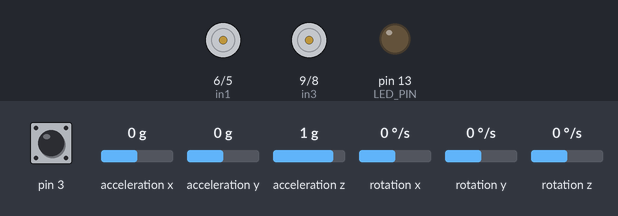
Recording of a sketch running on a simulated Arduino Leonardo, built with avr-gcc and run on an emulated ATmega32U4. Shown: motor-driver pin pairs drawn as motors (green arrow = first pin HIGH = forward, orange = second pin HIGH = backward, longer = more drive, scaled by the enable pin), output pins drawn as LEDs (lit = HIGH). The inputs (shaded band) are chosen by the test bench; at power-on: acceleration x 0 g, acceleration z 1 g, acceleration y 0 g, pin 3 HIGH, rotation x 0 °/s, rotation y 0 °/s, rotation z 0 °/s. The sensor or clock chip raises its interrupt line as the real part does; what the sketch prints to the serial monitor is not drawn.

Above: at 1.7 s.
1.8 s: acceleration x set to -1.4 g
At 2.7 s:
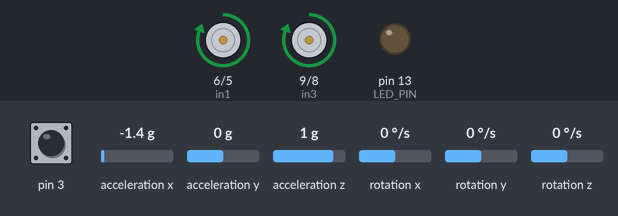
3.3 s: acceleration z set to -0.8 g
At 4.2 s:
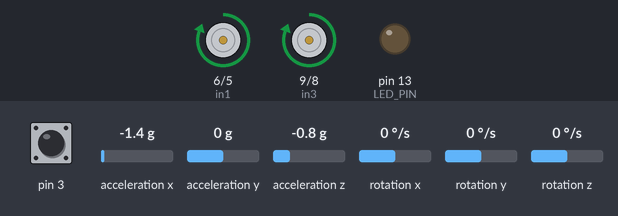
4.8 s: acceleration x set to 0 g
At 5.4 s:
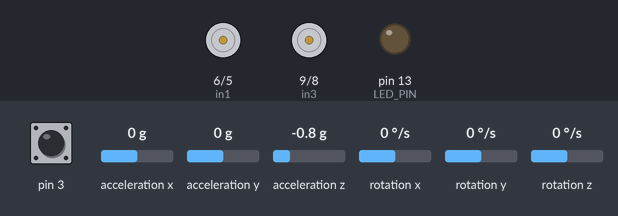
6.3 s: acceleration x set to -0.8 g
At 7.4 s:
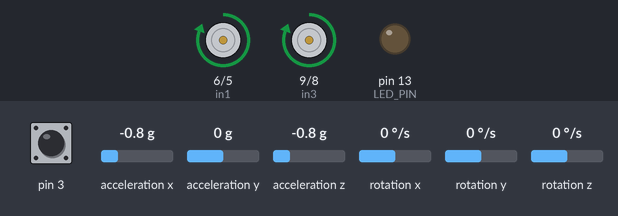
7.8 s: acceleration y set to -1.4 g
At 8.9 s:
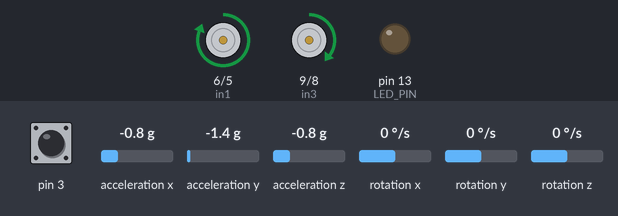
9.3 s: acceleration z set to 0 g
At 10.0 s:
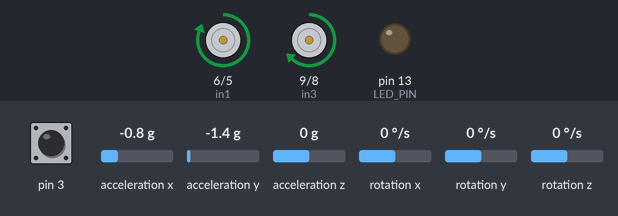
Timing chart, 0 to 11.8 s (numbered marks = the images above; inputs shaded):
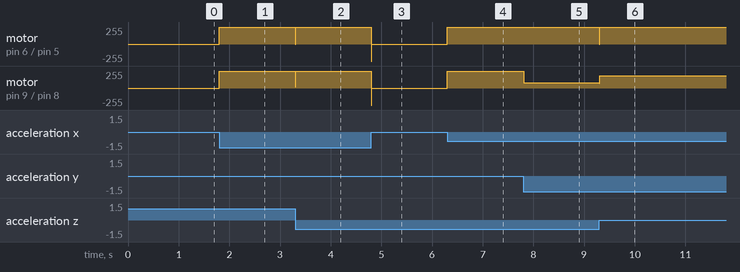

The sketch:

SELFBALANCING_TEST1.ino
```cpp
// I2C device class (I2Cdev) demonstration Arduino sketch for MPU6050 class using DMP (MotionApps v2.0)
// 6/21/2012 by Jeff Rowberg <jeff@rowberg.net>
// Updates should (hopefully) always be available at https://github.com/jrowberg/i2cdevlib
//
// Changelog:
//      2013-05-08 - added seamless Fastwire support
//                 - added note about gyro calibration
//      2012-06-21 - added note about Arduino 1.0.1 + Leonardo compatibility error
//      2012-06-20 - improved FIFO overflow handling and simplified read process
//      2012-06-19 - completely rearranged DMP initialization code and simplification
//      2012-06-13 - pull gyro and accel data from FIFO packet instead of reading directly
//      2012-06-09 - fix broken FIFO read sequence and change interrupt detection to RISING
//      2012-06-05 - add gravity-compensated initial reference frame acceleration output
//                 - add 3D math helper file to DMP6 example sketch
//                 - add Euler output and Yaw/Pitch/Roll output formats
//      2012-06-04 - remove accel offset clearing for better results (thanks Sungon Lee)
//      2012-06-01 - fixed gyro sensitivity to be 2000 deg/sec instead of 250
//      2012-05-30 - basic DMP initialization working

/* ============================================
I2Cdev device library code is placed under the MIT license
Copyright (c) 2012 Jeff Rowberg

Permission is hereby granted, free of charge, to any person obtaining a copy
of this software and associated documentation files (the "Software"), to deal
in the Software without restriction, including without limitation the rights
to use, copy, modify, merge, publish, distribute, sublicense, and/or sell
copies of the Software, and to permit persons to whom the Software is
furnished to do so, subject to the following conditions:

The above copyright notice and this permission notice shall be included in
all copies or substantial portions of the Software.

THE SOFTWARE IS PROVIDED "AS IS", WITHOUT WARRANTY OF ANY KIND, EXPRESS OR
IMPLIED, INCLUDING BUT NOT LIMITED TO THE WARRANTIES OF MERCHANTABILITY,
FITNESS FOR A PARTICULAR PURPOSE AND NONINFRINGEMENT. IN NO EVENT SHALL THE
AUTHORS OR COPYRIGHT HOLDERS BE LIABLE FOR ANY CLAIM, DAMAGES OR OTHER
LIABILITY, WHETHER IN AN ACTION OF CONTRACT, TORT OR OTHERWISE, ARISING FROM,
OUT OF OR IN CONNECTION WITH THE SOFTWARE OR THE USE OR OTHER DEALINGS IN
THE SOFTWARE.
===============================================
*/
int enA = 7;
int in1 = 6;
int in2 = 5;
int enB = 11;
int in3 = 9;
int in4 = 8;
int supply = 2;
int feed_back;
int spee;
int errorpast=75;
int errorpresent;
int correction;
float kp;
float kd;
float ki;
int ch5;
int ch6;


// I2Cdev and MPU6050 must be installed as libraries, or else the .cpp/.h files
// for both classes must be in the include path of your project
#include "I2Cdev.h"

#include "MPU6050_6Axis_MotionApps20.h"
//#include "MPU6050.h" // not necessary if using MotionApps include file

// Arduino Wire library is required if I2Cdev I2CDEV_ARDUINO_WIRE implementation
// is used in I2Cdev.h
#if I2CDEV_IMPLEMENTATION == I2CDEV_ARDUINO_WIRE
    #include "Wire.h"
#endif

// class default I2C address is 0x68
// specific I2C addresses may be passed as a parameter here
// AD0 low = 0x68 (default for SparkFun breakout and InvenSense evaluation board)
// AD0 high = 0x69
MPU6050 mpu;
//MPU6050 mpu(0x69); // <-- use for AD0 high

/* =========================================================================
   NOTE: In addition to connection 3.3v, GND, SDA, and SCL, this sketch
   depends on the MPU-6050's INT pin being connected to the Arduino's
   external interrupt #0 pin. On the Arduino Uno and Mega 2560, this is
   digital I/O pin 2.
 * ========================================================================= */

/* =========================================================================
   NOTE: Arduino v1.0.1 with the Leonardo board generates a compile error
   when using Serial.write(buf, len). The Teapot output uses this method.
   The solution requires a modification to the Arduino USBAPI.h file, which
   is fortunately simple, but annoying. This will be fixed in the next IDE
   release. For more info, see these links:

   http://arduino.cc/forum/index.php/topic,109987.0.html
   http://code.google.com/p/arduino/issues/detail?id=958
 * ========================================================================= */


// uncomment "OUTPUT_READABLE_QUATERNION" if you want to see the actual
// quaternion components in a [w, x, y, z] format (not best for parsing
// on a remote host such as Processing or something though)
//#define OUTPUT_READABLE_QUATERNION

// uncomment "OUTPUT_READABLE_EULER" if you want to see Euler angles
// (in degrees) calculated from the quaternions coming from the FIFO.
// Note that Euler angles suffer from gimbal lock (for more info, see
// http://en.wikipedia.org/wiki/Gimbal_lock)
//#define OUTPUT_READABLE_EULER

// uncomment "OUTPUT_READABLE_YAWPITCHROLL" if you want to see the yaw/
// pitch/roll angles (in degrees) calculated from the quaternions coming
// from the FIFO. Note this also requires gravity vector calculations.
// Also note that yaw/pitch/roll angles suffer from gimbal lock (for
// more info, see: http://en.wikipedia.org/wiki/Gimbal_lock)
#define OUTPUT_READABLE_YAWPITCHROLL

// uncomment "OUTPUT_READABLE_REALACCEL" if you want to see acceleration
// components with gravity removed. This acceleration reference frame is
// not compensated for orientation, so +X is always +X according to the
// sensor, just without the effects of gravity. If you want acceleration
// compensated for orientation, us OUTPUT_READABLE_WORLDACCEL instead.
//#define OUTPUT_READABLE_REALACCEL

// uncomment "OUTPUT_READABLE_WORLDACCEL" if you want to see acceleration
// components with gravity removed and adjusted for the world frame of
// reference (yaw is relative to initial orientation, since no magnetometer
// is present in this case). Could be quite handy in some cases.
//#define OUTPUT_READABLE_WORLDACCEL

// uncomment "OUTPUT_TEAPOT" if you want output that matches the
// format used for the InvenSense teapot demo
//#define OUTPUT_TEAPOT


#define LED_PIN 13 // (Arduino is 13, Teensy is 11, Teensy++ is 6)
bool blinkState = false;

// MPU control/status vars
bool dmpReady = false;  // set true if DMP init was successful
uint8_t mpuIntStatus;   // holds actual interrupt status byte from MPU
uint8_t devStatus;      // return status after each device operation (0 = success, !0 = error)
uint16_t packetSize;    // expected DMP packet size (default is 42 bytes)
uint16_t fifoCount;     // count of all bytes currently in FIFO
uint8_t fifoBuffer[64]; // FIFO storage buffer

// orientation/motion vars
Quaternion q;           // [w, x, y, z]         quaternion container
VectorInt16 aa;         // [x, y, z]            accel sensor measurements
VectorInt16 aaReal;     // [x, y, z]            gravity-free accel sensor measurements
VectorInt16 aaWorld;    // [x, y, z]            world-frame accel sensor measurements
VectorFloat gravity;    // [x, y, z]            gravity vector
float euler[3];         // [psi, theta, phi]    Euler angle container
float ypr[3];           // [yaw, pitch, roll]   yaw/pitch/roll container and gravity vector

// packet structure for InvenSense teapot demo
uint8_t teapotPacket[14] = { '$', 0x02, 0,0, 0,0, 0,0, 0,0, 0x00, 0x00, '\r', '\n' };


// ================================================================
// ===               INTERRUPT DETECTION ROUTINE                ===
// ================================================================

volatile bool mpuInterrupt = false;     // indicates whether MPU interrupt pin has gone high
void dmpDataReady() {
    mpuInterrupt = true;
}


// ================================================================
// ===                      INITIAL SETUP                       ===
// ================================================================

void setup() {
              pinMode(enA, OUTPUT);
              pinMode(enB, OUTPUT);
              pinMode(in1, OUTPUT);
              pinMode(in2, OUTPUT);
              pinMode(in3, OUTPUT);
              pinMode(in4, OUTPUT);
                 // analogWriteResolution(12);
    // join I2C bus (I2Cdev library doesn't do this automatically)

    #if I2CDEV_IMPLEMENTATION == I2CDEV_ARDUINO_WIRE
        Wire.begin();
        TWBR = 24; // 400kHz I2C clock (200kHz if CPU is 8MHz)
    #elif I2CDEV_IMPLEMENTATION == I2CDEV_BUILTIN_FASTWIRE
        Fastwire::setup(400, true);
    #endif

    // initialize serial communication
    // (115200 chosen because it is required for Teapot Demo output, but it's
    // really up to you depending on your project)
    Serial.begin(115200);
    while (!Serial); // wait for Leonardo enumeration, others continue immediately

    // NOTE: 8MHz or slower host processors, like the Teensy @ 3.3v or Ardunio
    // Pro Mini running at 3.3v, cannot handle this baud rate reliably due to
    // the baud timing being too misaligned with processor ticks. You must use
    // 38400 or slower in these cases, or use some kind of external separate
    // crystal solution for the UART timer.

    // initialize device
    Serial.println(F("Initializing I2C devices..."));
    mpu.initialize();

    // verify connection
    Serial.println(F("Testing device connections..."));
    Serial.println(mpu.testConnection() ? F("MPU6050 connection successful") : F("MPU6050 connection failed"));

    // wait for ready
    //Serial.println(F("\nSend any character to begin DMP programming and demo: "));
    //while (Serial.available() && Serial.read()); // empty buffer
    //while (!Serial.available());                 // wait for data
    //while (Serial.available() && Serial.read()); // empty buffer again

    // load and configure the DMP
    Serial.println(F("Initializing DMP..."));
    devStatus = mpu.dmpInitialize();

    // supply your own gyro offsets here, scaled for min sensitivity
    mpu.setXGyroOffset(220);
    mpu.setYGyroOffset(76);
    mpu.setZGyroOffset(-85);
    mpu.setZAccelOffset(1788); // 1688 factory default for my test chip

    // make sure it worked (returns 0 if so)
    if (devStatus == 0) {
        // turn on the DMP, now that it's ready
        Serial.println(F("Enabling DMP..."));
        mpu.setDMPEnabled(true);

        // enable Arduino interrupt detection
        Serial.println(F("Enabling interrupt detection (Arduino external interrupt 0)..."));
        attachInterrupt(0, dmpDataReady, RISING);
        mpuIntStatus = mpu.getIntStatus();

        // set our DMP Ready flag so the main loop() function knows it's okay to use it
        Serial.println(F("DMP ready! Waiting for first interrupt..."));
        dmpReady = true;

        // get expected DMP packet size for later comparison
        packetSize = mpu.dmpGetFIFOPacketSize();
    } else {
        // ERROR!
        // 1 = initial memory load failed
        // 2 = DMP configuration updates failed
        // (if it's going to break, usually the code will be 1)
        Serial.print(F("DMP Initialization failed (code "));
        Serial.print(devStatus);
        Serial.println(F(")"));
    }

    // configure LED for output
    pinMode(LED_PIN, OUTPUT);
}


// ================================================================
// ===                    MAIN PROGRAM LOOP                     ===
// ================================================================

void loop() {

    // if programming failed, don't try to do anything
    if (!dmpReady) return;

    // wait for MPU interrupt or extra packet(s) available
    while (!mpuInterrupt && fifoCount < packetSize) {
        // other program behavior stuff here
        // .
        // .
        // .
        // if you are really paranoid you can frequently test in between other
        // stuff to see if mpuInterrupt is true, and if so, "break;" from the
        // while() loop to immediately process the MPU data
        // .
        // .
        // .
    }

    // reset interrupt flag and get INT_STATUS byte
    mpuInterrupt = false;
    mpuIntStatus = mpu.getIntStatus();

    // get current FIFO count
    fifoCount = mpu.getFIFOCount();

    // check for overflow (this should never happen unless our code is too inefficient)
    if ((mpuIntStatus & 0x10) || fifoCount == 1024) {
        // reset so we can continue cleanly
        mpu.resetFIFO();
        Serial.println(F("FIFO overflow!"));

    // otherwise, check for DMP data ready interrupt (this should happen frequently)
    } else if (mpuIntStatus & 0x02) {
        // wait for correct available data length, should be a VERY short wait
        while (fifoCount < packetSize) fifoCount = mpu.getFIFOCount();

        // read a packet from FIFO
        mpu.getFIFOBytes(fifoBuffer, packetSize);

        // track FIFO count here in case there is > 1 packet available
        // (this lets us immediately read more without waiting for an interrupt)
        fifoCount -= packetSize;

        #ifdef OUTPUT_READABLE_QUATERNION
            // display quaternion values in easy matrix form: w x y z
            mpu.dmpGetQuaternion(&q, fifoBuffer);
            Serial.print("quat\t");
            Serial.print(q.w);
            Serial.print("\t");
            Serial.print(q.x);
            Serial.print("\t");
            Serial.print(q.y);
            Serial.print("\t");
            Serial.println(q.z);
        #endif

        #ifdef OUTPUT_READABLE_EULER
            // display Euler angles in degrees
            mpu.dmpGetQuaternion(&q, fifoBuffer);
            mpu.dmpGetEuler(euler, &q);
            Serial.print("euler\t");
            Serial.print(euler[0] * 180/M_PI);
            Serial.print("\t");
            Serial.print(euler[1] * 180/M_PI);
            Serial.print("\t");
            Serial.println(euler[2] * 180/M_PI);
        #endif

        #ifdef OUTPUT_READABLE_YAWPITCHROLL
            // display Euler angles in degrees
            mpu.dmpGetQuaternion(&q, fifoBuffer);
            mpu.dmpGetGravity(&gravity, &q);
            mpu.dmpGetYawPitchRoll(ypr, &q, &gravity);
           // Serial.print("ypr\t");
           // Serial.print(ypr[0] * 180/M_PI);
            //Serial.print("\t");
          //  Serial.print(ypr[1] * 180/M_PI);
          //  Serial.println("   ");
            //Serial.println(ypr[2] * 180/M_PI);
        #endif

        kp =5;
        kd= 10;
        feed_back = map(ypr[1] * 180/M_PI,-80,80,-255,255)+75;
        errorpast = errorpresent;

        errorpresent = 75 -feed_back;
        // correction = kp*errorpresent;
         //-correction = abs(kp*(errorpresent)+kd*(errorpresent - errorpast));
         correction = abs(kp*((errorpresent)-kd*(errorpresent - errorpast)));

          if (feed_back < 75)
         {
          correction = -correction;
         }

        int u = constrain(correction,-500,500);
         int corr=map(u, 0, 500, 0, 1023);
 //Serial.println(corr);

         if(corr > 0)
          {  digitalWrite(in1,LOW);
             digitalWrite(in2,HIGH);
             digitalWrite(in3,LOW);
             digitalWrite(in4,HIGH);

             // analogWrite(enA, );
             analogWrite(enA, corr);
             //  analogWrite(enB, map(correction, 0, 255, 0, 1023));
             analogWrite(enB, corr);
           // Serial.print(correction);
           // Serial.print("    ");

          }
         else
         {  digitalWrite(in1,HIGH);
            digitalWrite(in2,LOW);
            digitalWrite(in3,HIGH);
            digitalWrite(in4,LOW);


            //analogWrite(enA, map(correction, 0, 255, 0, 1023));
            analogWrite(enA, -corr);
            //analogWrite(enB, map(correction, 0, 255, 0, 1023));
            analogWrite(enB, -corr);
             //  Serial.print(correction);
            //Serial.print("    ");
         }


    }
}
```

Measured:
- after the input at 1.8 s, motor on pin 6 (in1) / pin 5 (in2), motor on pin 9 (in3) / pin 8 (in4): stopped → forward 255/255 at once
- after the input at 3.3 s, motor on pin 6 (in1) / pin 5 (in2): forward 255/255 → stopped at once, → forward 255/255 0.01 s later; motor on pin 9 (in3) / pin 8 (in4): forward 255/255 → forward 20/255 at once, → forward 255/255 0.01 s later
- after the input at 4.8 s, motor on pin 6 (in1) / pin 5 (in2), motor on pin 9 (in3) / pin 8 (in4): forward 255/255 → stopped at once
- after the input at 6.3 s, motor on pin 6 (in1) / pin 5 (in2), motor on pin 9 (in3) / pin 8 (in4): stopped → forward 255/255 at once
- after the input at 7.8 s, motor on pin 9 (in3) / pin 8 (in4): forward 255/255 → forward 81/255 at once
- after the input at 9.3 s, motor on pin 6 (in1) / pin 5 (in2): forward 255/255 → stopped at once, → forward 255/255 0.01 s later; motor on pin 9 (in3) / pin 8 (in4): forward 81/255 → forward 183/255 at once
